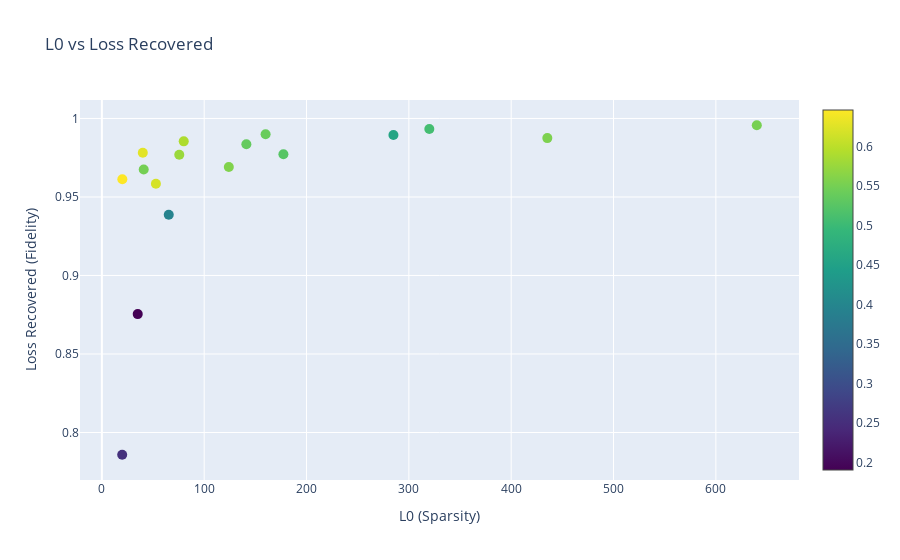

Write notebook code for a chart like this one.
### Code cell
custom_metric = f"scr_bias_shift_dir1_threshold_{threshold}"
custom_metric = f"scr_attrib_dir2_threshold_{threshold}"

title = f"L0 vs Loss Recovered vs {custom_metric}"

plot_3var_graph(plotting_results, title, custom_metric)
plot_2var_graph(plotting_results, custom_metric, title=title, y_label="Custom Metric")
plot_interactive_3var_graph(plotting_results, custom_metric)

### Figure 1 — Plotly figure (JSON) as saved in the notebook; plotly's stock layout.template omitted (floating-point values rounded to 4 significant figures)
{"data": [{"hoverinfo": "text", "marker": {"color": [0.1907, 0.3944, 0.5581, 0.2548, 0.5555, 0.5248, 0.5075, 0.5411, 0.5908, 0.5518, 0.6464, 0.6272, 0.4588, 0.5359, 0.5766, 0.6182, 0.5496], "colorscale": [[0, "#440154"], [0.1111, "#482878"], [0.2222, "#3e4989"], [0.3333, "#31688e"], [0.4444, "#26828e"], [0.5556, "#1f9e89"], [0.6667, "#35b779"], [0.7778, "#6ece58"], [0.8889, "#b5de2b"], [1, "#fde725"]], "showscale": true, "size": 10}, "mode": "markers", "text": ["AE Path: gemma-2-2b_sweep_standard_ctx128_ef8_0824/resid_post_layer_19/trainer_4<br>L0: 35.0292<br>Frac Recovered: 0.8754<br>Custom Metric: 0.1907<br>Dict Size: 18432.0000<br>LR: 0.0003<br>L1 Penalty: 0.0600", "AE Path: gemma-2-2b_sweep_standard_ctx128_ef8_0824/resid_post_layer_19/trainer_3<br>L0: 65.3583<br>Frac Recovered: 0.9386<br>Custom Metric: 0.3944<br>Dict Size: 18432.0000<br>LR: 0.0003<br>L1 Penalty: 0.0500", "AE Path: gemma-2-2b_sweep_standard_ctx128_ef8_0824/resid_post_layer_19/trainer_2<br>L0: 124.0583<br>Frac Recovered: 0.9690<br>Custom Metric: 0.5581<br>Dict Size: 18432.0000<br>LR: 0.0003<br>L1 Penalty: 0.0400", "AE Path: gemma-2-2b_sweep_standard_ctx128_ef8_0824/resid_post_layer_19/trainer_5<br>L0: 19.8667<br>Frac Recovered: 0.7858<br>Custom Metric: 0.2548<br>Dict Size: 18432.0000<br>LR: 0.0003<br>L1 Penalty: 0.0700", "AE Path: gemma-2-2b_sweep_standard_ctx128_ef8_0824/resid_post_layer_19/trainer_0<br>L0: 435.3042<br>Frac Recovered: 0.9875<br>Custom Metric: 0.5555<br>Dict Size: 18432.0000<br>LR: 0.0003<br>L1 Penalty: 0.0250", "AE Path: gemma-2-2b_sweep_standard_ctx128_ef8_0824/resid_post_layer_19/trainer_1<br>L0: 177.4000<br>Frac Recovered: 0.9772<br>Custom Metric: 0.5248<br>Dict Size: 18432.0000<br>LR: 0.0003<br>L1 Penalty: 0.0350", "AE Path: gemma-2-2b_sweep_topk_ctx128_ef8_0824/resid_post_layer_19/trainer_4<br>L0: 320.0000<br>Frac Recovered: 0.9933<br>Custom Metric: 0.5075<br>Dict Size: 18432.0000<br>LR: 0.0002<br>L1 Penalty: 320.0000", "AE Path: gemma-2-2b_sweep_topk_ctx128_ef8_0824/resid_post_layer_19/trainer_3<br>L0: 160.0000<br>Frac Recovered: 0.9899<br>Custom Metric: 0.5411<br>Dict Size: 18432.0000<br>LR: 0.0002<br>L1 Penalty: 160.0000", "AE Path: gemma-2-2b_sweep_topk_ctx128_ef8_0824/resid_post_layer_19/trainer_2<br>L0: 80.0000<br>Frac Recovered: 0.9854<br>Custom Metric: 0.5908<br>Dict Size: 18432.0000<br>LR: 0.0002<br>L1 Penalty: 80.0000", "AE Path: gemma-2-2b_sweep_topk_ctx128_ef8_0824/resid_post_layer_19/trainer_5<br>L0: 640.0000<br>Frac Recovered: 0.9957<br>Custom Metric: 0.5518<br>Dict Size: 18432.0000<br>LR: 0.0002<br>L1 Penalty: 640.0000", "AE Path: gemma-2-2b_sweep_topk_ctx128_ef8_0824/resid_post_layer_19/trainer_0<br>L0: 20.0000<br>Frac Recovered: 0.9613<br>Custom Metric: 0.6464<br>Dict Size: 18432.0000<br>LR: 0.0002<br>L1 Penalty: 20.0000", "AE Path: gemma-2-2b_sweep_topk_ctx128_ef8_0824/resid_post_layer_19/trainer_1<br>L0: 40.0000<br>Frac Recovered: 0.9781<br>Custom Metric: 0.6272<br>Dict Size: 18432.0000<br>LR: 0.0002<br>L1 Penalty: 40.0000", "AE Path: gemma-2-2b_sweep_jumprelu_0902/resid_post_layer_19/trainer_4<br>L0: 284.9042<br>Frac Recovered: 0.9894<br>Custom Metric: 0.4588<br>Dict Size: 16384.0000<br>LR: -1.0000<br>L1 Penalty: 0.0000", "AE Path: gemma-2-2b_sweep_jumprelu_0902/resid_post_layer_19/trainer_3<br>L0: 141.2000<br>Frac Recovered: 0.9836<br>Custom Metric: 0.5359<br>Dict Size: 16384.0000<br>LR: -1.0000<br>L1 Penalty: 0.0000", "AE Path: gemma-2-2b_sweep_jumprelu_0902/resid_post_layer_19/trainer_2<br>L0: 75.6333<br>Frac Recovered: 0.9769<br>Custom Metric: 0.5766<br>Dict Size: 16384.0000<br>LR: -1.0000<br>L1 Penalty: 0.0000", "AE Path: gemma-2-2b_sweep_jumprelu_0902/resid_post_layer_19/trainer_0<br>L0: 52.8125<br>Frac Recovered: 0.9584<br>Custom Metric: 0.6182<br>Dict Size: 16384.0000<br>LR: -1.0000<br>L1 Penalty: 0.0000", "AE Path: gemma-2-2b_sweep_jumprelu_0902/resid_post_layer_19/trainer_1<br>L0: 40.8875<br>Frac Recovered: 0.9675<br>Custom Metric: 0.5496<br>Dict Size: 16384.0000<br>LR: -1.0000<br>L1 Penalty: 0.0000"], "type": "scatter", "x": [35.03, 65.36, 124.1, 19.87, 435.3, 177.4, 320, 160, 80, 640, 20, 40, 284.9, 141.2, 75.63, 52.81, 40.89], "y": [0.8754, 0.9386, 0.969, 0.7858, 0.9875, 0.9772, 0.9933, 0.9899, 0.9854, 0.9957, 0.9613, 0.9781, 0.9894, 0.9836, 0.9769, 0.9584, 0.9675]}], "layout": {"hovermode": "closest", "title": {"text": "L0 vs Loss Recovered"}, "xaxis": {"title": {"text": "L0 (Sparsity)"}}, "yaxis": {"title": {"text": "Loss Recovered (Fidelity)"}}}}
